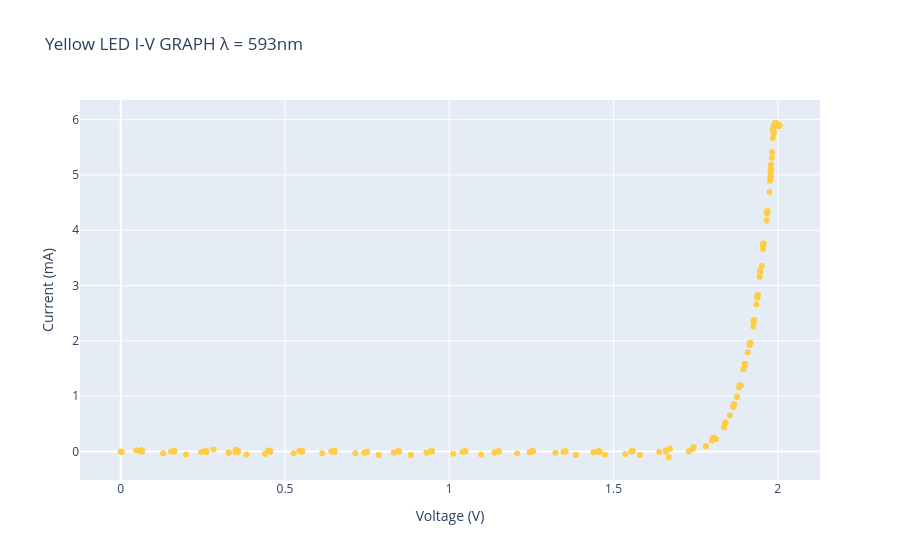

Notebook code for this chart:
### Markdown cell above
### Yellow LED Data Analysis 🟡

### Code cell
yellowData = pd.read_csv('RealData/yellowLEDData.csv').drop_duplicates()
wavelength=593E-9
print(yellowData.count())
fig = px.scatter(
    yellowData,
    x="Voltage (V)",
    y="Current (mA)",
    title="Yellow LED I-V GRAPH λ = 593nm ",
    color_discrete_sequence=['#ffcd42']
)
fig.show()



linearRegionValueLower = 1.85
linearRegionValueUpper = 2.0
linear = yellowData[(yellowData["Voltage (V)"] > linearRegionValueLower) & 
                    (yellowData["Voltage (V)"] < linearRegionValueUpper)]
Ym,Yc=np.polyfit(linear["Voltage (V)"],linear["Current (mA)"],1)
print("-----------------------------------------------")
print(f"Linear Region Regression Line:y={Ym}x+{Yc}")
print(f"Voltage (V) {-Yc/Ym}")
h= (sci.constants.e * (-Yc/Ym)*wavelength)/(sci.constants.c)
percentDiff = (sci.constants.h-h)/(sci.constants.h)*100
print(f"Approximate Value of h: {h} , {round (percentDiff, 2)}%")
print("-----------------------------------------------")

### Figure 1 — Plotly figure (JSON) as saved in the notebook; plotly's stock layout.template omitted (floating-point values rounded to 4 significant figures; data arrays with more than 128 entries replaced by an {"elided": "..."} marker saying what was removed)
{"data": [{"hovertemplate": "Voltage (V)=%{x}<br>Current (mA)=%{y}<extra></extra>", "legendgroup": "", "marker": {"color": "#ffcd42", "symbol": "circle"}, "mode": "markers", "name": "", "orientation": "v", "showlegend": false, "type": "scatter", "x": {"elided": "238 float values"}, "xaxis": "x", "y": {"elided": "238 float values"}, "yaxis": "y"}], "layout": {"legend": {"tracegroupgap": 0}, "title": {"text": "Yellow LED I-V GRAPH λ = 593nm "}, "xaxis": {"anchor": "y", "domain": [0, 1], "title": {"text": "Voltage (V)"}}, "yaxis": {"anchor": "x", "domain": [0, 1], "title": {"text": "Current (mA)"}}}}
